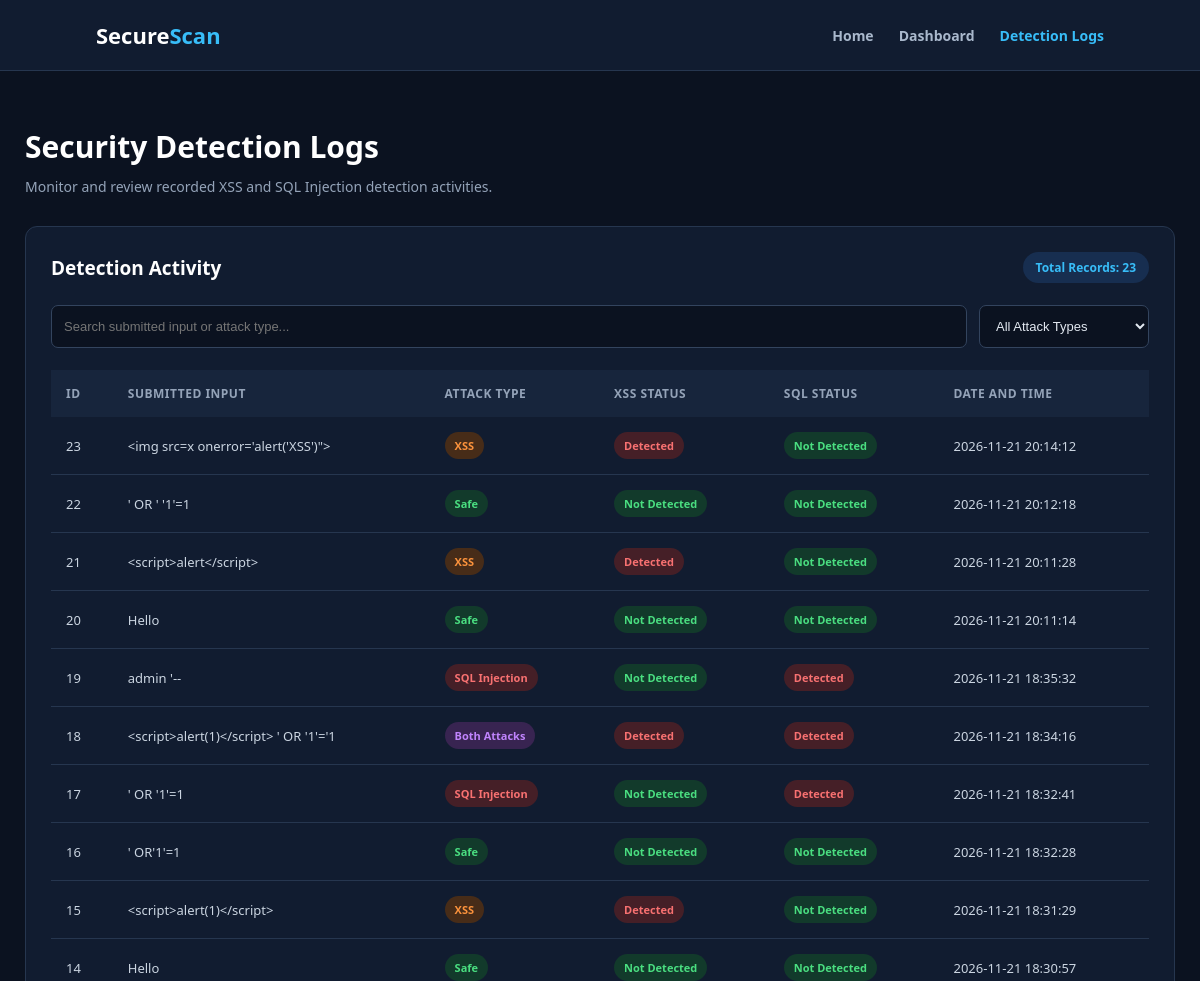
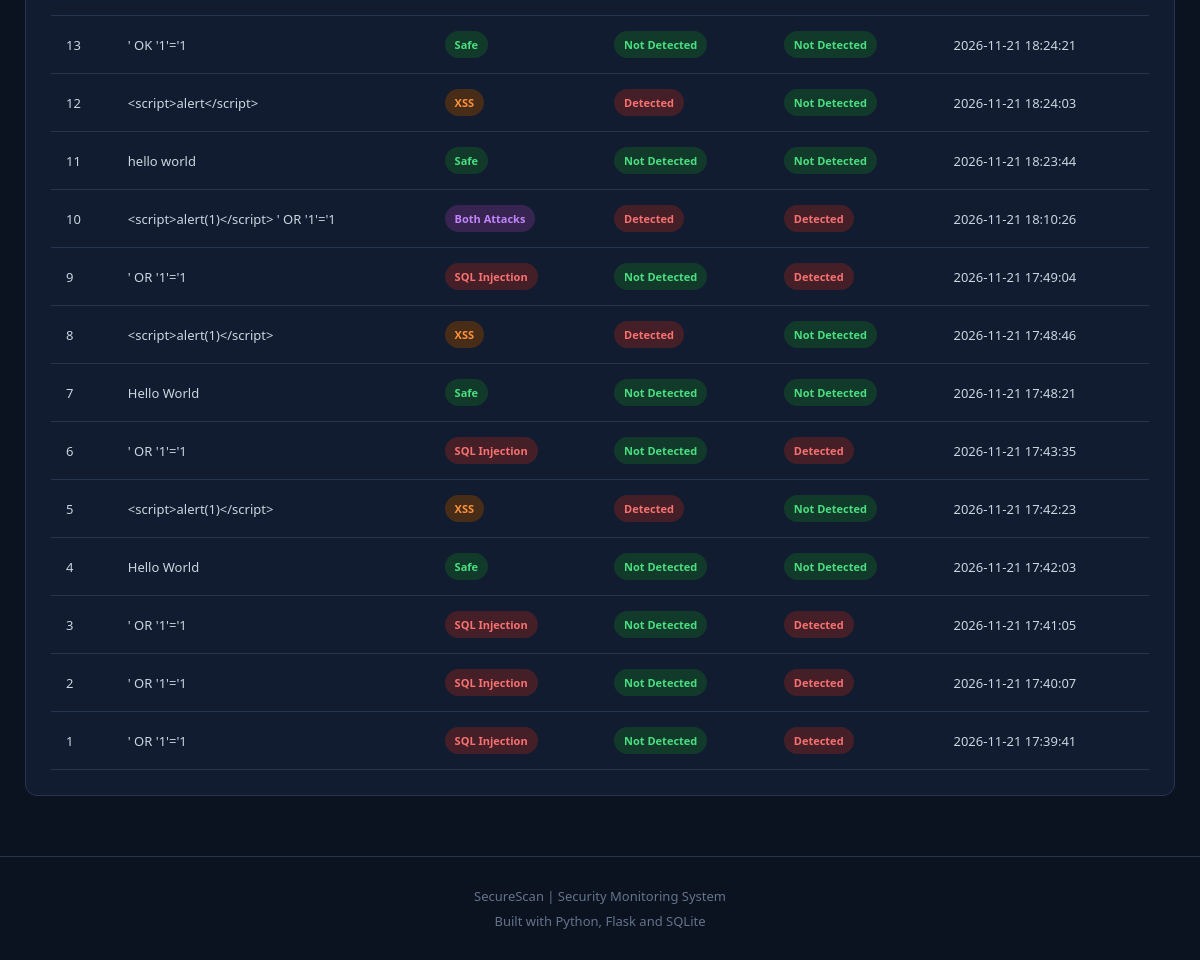
Page /logs on the committed database (2 pictures, top to bottom).
### tables this page shows
CREATE TABLE detection_logs (
            id INTEGER PRIMARY KEY AUTOINCREMENT,
            submitted_input TEXT,
            attack_type TEXT,
            xss_detected INTEGER,
            sql_detected INTEGER,
            timestamp TEXT
        );

### app.py (the view)
@app.route("/logs")
def logs():
    conn = sqlite3.connect(DB_NAME)
    conn.row_factory = sqlite3.Row
    records = conn.execute(
        "SELECT * FROM detection_logs ORDER BY id DESC"
    ).fetchall()
    conn.close()
    return render_template(
        "logs.html",
        records=records
    )

### templates/logs.html (shortened to what this page needs)
<!DOCTYPE html>
<html lang="en">
<head>
</head>
<body>
    <nav>
        <div class="logo">
            Secure<span>Scan</span>
        </div>
        <div class="nav-links">
            <a href="/">Home</a>
            <a href="/dashboard">Dashboard</a>
            <a href="/logs" class="active">Detection Logs</a>
        </div>
    </nav>
    <main class="container">
        <section class="header">
            <h1>Security Detection Logs</h1>
            <p>
                Monitor and review recorded XSS and SQL Injection
                detection activities.
            </p>
        </section>
        <section class="logs-card">
            <div class="logs-top">
                <h2>Detection Activity</h2>
                <span class="record-count">
                    Total Records: {{ records|length }}
                </span>
            </div>
            <div class="filters">
                <input
                    type="text"
                    id="searchInput"
                    placeholder="Search submitted input or attack type..."
                >
                <select id="attackFilter">
                    <option value="all">All Attack Types</option>
                </select>
            </div>
            {% if records %}
            <div class="table-wrapper">
                <table id="logsTable">
                    <thead>
                        <tr>
                            <th>ID</th>
                            <th>Submitted Input</th>
                            <th>Attack Type</th>
                            <th>XSS Status</th>
                            <th>SQL Status</th>
                            <th>Date and Time</th>
                        </tr>
                    </thead>
                    <tbody>
                        {% for record in records %}
                        <tr>
                            <td>{{ record['id'] }}</td>
                            <td class="input-cell">
                                {{ record['submitted_input'] }}
                            </td>
                            <td>
                                {% if record['attack_type'] == 'Safe' %}
                                    <span class="badge safe">
                                        Safe
                                    </span>
                                {% elif record['attack_type'] == 'XSS' %}
                                    <span class="badge xss">
                                        XSS
                                    </span>
                                {% elif record['attack_type'] == 'SQL Injection' %}
                                    <span class="badge sql">
                                        SQL Injection
                                    </span>
                                {% else %}
                                    <span class="badge both">
                                        Both Attacks
                                    </span>
                                {% endif %}
                            </td>
                            <td>
                                {% if record['xss_detected'] %}
                                    <span class="badge detected">
                                        Detected
                                    </span>
                                {% else %}
                                    <span class="badge safe">
                                        Not Detected
                                    </span>
                                {% endif %}
                            </td>
                            <td>
                                {% if record['sql_detected'] %}
                                    <span class="badge detected">
                                        Detected
                                    </span>
                                {% else %}
                                    <span class="badge safe">
                                        Not Detected
                                    </span>
                                {% endif %}
                            </td>
                            <td>
                                {{ record['timestamp'] }}
                            </td>
                        </tr>
                        {% endfor %}
                    </tbody>
                </table>
            </div>
            {% endif %}
        </section>
    </main>
    <footer>
        <p>SecureScan | Security Monitoring System</p>
        <p style="margin-top:7px;">
            Built with Python, Flask and SQLite
        </p>
    </footer>
</body>
</html>

### templates/logs.html (style rules this page uses)
* { margin: 0; padding: 0; box-sizing: border-box; }
body { font-family: "Segoe UI", Arial, sans-serif; background: #0b1220; color: #e2e8f0; min-height: 100vh; }
nav { background: #111c30; border-bottom: 1px solid #26364f; padding: 20px 8%; display: flex; justify-content: space-between; align-items: center; flex-wrap: wrap; gap: 15px; }
.logo { font-size: 22px; font-weight: bold; color: white; }
.logo span { color: #38bdf8; }
.nav-links { display: flex; gap: 25px; }
.nav-links a { color: #a9b8cc; text-decoration: none; font-size: 14px; font-weight: 600; }
.nav-links a:hover, .nav-links a.active { color: #38bdf8; }
.container { max-width: 1200px; margin: 55px auto; padding: 0 25px; }
.header { margin-bottom: 30px; }
.header h1 { font-size: 30px; color: white; margin-bottom: 10px; }
.header p { color: #94a3b8; font-size: 14px; }
.logs-card { background: #111c30; border: 1px solid #26364f; border-radius: 12px; padding: 25px; }
.logs-top { display: flex; justify-content: space-between; align-items: center; flex-wrap: wrap; gap: 15px; margin-bottom: 22px; }
.logs-top h2 { font-size: 19px; color: white; }
.record-count { background: #172e50; color: #38bdf8; padding: 7px 13px; border-radius: 20px; font-size: 12px; font-weight: bold; }
.filters { display: flex; gap: 12px; flex-wrap: wrap; margin-bottom: 22px; }
.filters input, .filters select { background: #0b1220; border: 1px solid #33445e; border-radius: 7px; padding: 12px; color: #e2e8f0; outline: none; font-size: 13px; }
.filters input { flex: 1; min-width: 200px; }
.filters select { min-width: 170px; }
.table-wrapper { width: 100%; overflow-x: auto; }
table { width: 100%; min-width: 850px; border-collapse: collapse; }
th { background: #17253c; color: #94a3b8; padding: 15px; text-align: left; font-size: 12px; text-transform: uppercase; letter-spacing: 0.5px; }
td { padding: 15px; border-bottom: 1px solid #26364f; font-size: 13px; color: #cbd5e1; }
.input-cell { max-width: 230px; overflow-wrap: anywhere; }
.badge { display: inline-block; padding: 6px 10px; border-radius: 20px; font-size: 11px; font-weight: bold; white-space: nowrap; }
.safe { background: #123a2b; color: #4ade80; }
.detected { background: #451f27; color: #f87171; }
.xss { background: #472c18; color: #fb923c; }
.sql { background: #451f27; color: #f87171; }
.both { background: #382451; color: #c084fc; }
footer { text-align: center; padding: 30px; margin-top: 60px; border-top: 1px solid #26364f; color: #64748b; font-size: 13px; }

### rows in the picture
detection_logs: id "23", submitted_input "<img src=x onerror='alert('XSS')\">", attack_type "XSS", xss_detected "Detected", sql_detected "Not Detected", timestamp "2026-11-21 20:14:12"
detection_logs: id "22", submitted_input "' OR ' '1'=1", attack_type "Safe", xss_detected "Not Detected", sql_detected "Not Detected", timestamp "2026-11-21 20:12:18"
detection_logs: id "21", submitted_input "<script>alert</script>", attack_type "XSS", xss_detected "Detected", sql_detected "Not Detected", timestamp "2026-11-21 20:11:28"
detection_logs: id "20", submitted_input "Hello", attack_type "Safe", xss_detected "Not Detected", sql_detected "Not Detected", timestamp "2026-11-21 20:11:14"
detection_logs: id "19", submitted_input "admin '--", attack_type "SQL Injection", xss_detected "Not Detected", sql_detected "Detected", timestamp "2026-11-21 18:35:32"
detection_logs: id "18", submitted_input "<script>alert(1)</script> ' OR '1'='1", shows "Both Attacks", xss_detected "Detected", sql_detected "Detected", timestamp "2026-11-21 18:34:16"
detection_logs: id "17", submitted_input "' OR '1'=1", attack_type "SQL Injection", xss_detected "Not Detected", sql_detected "Detected", timestamp "2026-11-21 18:32:41"
detection_logs: id "16", submitted_input "' OR'1'=1", attack_type "Safe", xss_detected "Not Detected", sql_detected "Not Detected", timestamp "2026-11-21 18:32:28"
detection_logs: id "15", submitted_input "<script>alert(1)</script>", attack_type "XSS", xss_detected "Detected", sql_detected "Not Detected", timestamp "2026-11-21 18:31:29"
detection_logs: id "14", submitted_input "Hello", attack_type "Safe", xss_detected "Not Detected", sql_detected "Not Detected", timestamp "2026-11-21 18:30:57"
detection_logs: id "13", submitted_input "' OK '1'='1", attack_type "Safe", xss_detected "Not Detected", sql_detected "Not Detected", timestamp "2026-11-21 18:24:21"
detection_logs: id "12", submitted_input "<script>alert</script>", attack_type "XSS", xss_detected "Detected", sql_detected "Not Detected", timestamp "2026-11-21 18:24:03"
detection_logs: id "11", submitted_input "hello world", attack_type "Safe", xss_detected "Not Detected", sql_detected "Not Detected", timestamp "2026-11-21 18:23:44"
detection_logs: id "10", submitted_input "<script>alert(1)</script> ' OR '1'='1", shows "Both Attacks", xss_detected "Detected", sql_detected "Detected", timestamp "2026-11-21 18:10:26"
detection_logs: id "9", submitted_input "' OR '1'='1", attack_type "SQL Injection", xss_detected "Not Detected", sql_detected "Detected", timestamp "2026-11-21 17:49:04"
detection_logs: id "8", submitted_input "<script>alert(1)</script>", attack_type "XSS", xss_detected "Detected", sql_detected "Not Detected", timestamp "2026-11-21 17:48:46"
detection_logs: id "7", submitted_input "Hello World", attack_type "Safe", xss_detected "Not Detected", sql_detected "Not Detected", timestamp "2026-11-21 17:48:21"
detection_logs: id "6", submitted_input "' OR '1'='1", attack_type "SQL Injection", xss_detected "Not Detected", sql_detected "Detected", timestamp "2026-11-21 17:43:35"
detection_logs: id "5", submitted_input "<script>alert(1)</script>", attack_type "XSS", xss_detected "Detected", sql_detected "Not Detected", timestamp "2026-11-21 17:42:23"
detection_logs: id "4", submitted_input "Hello World", attack_type "Safe", xss_detected "Not Detected", sql_detected "Not Detected", timestamp "2026-11-21 17:42:03"
detection_logs: id "3", submitted_input "' OR '1'='1", attack_type "SQL Injection", xss_detected "Not Detected", sql_detected "Detected", timestamp "2026-11-21 17:41:05"
detection_logs: id "2", submitted_input "' OR '1'='1", attack_type "SQL Injection", xss_detected "Not Detected", sql_detected "Detected", timestamp "2026-11-21 17:40:07"
detection_logs: id "1", submitted_input "' OR '1'='1", attack_type "SQL Injection", xss_detected "Not Detected", sql_detected "Detected", timestamp "2026-11-21 17:39:41"

### other values in the picture
{{ records|length }} "23"
